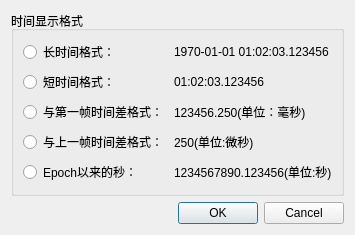
<?xml version="1.0" encoding="UTF-8"?>
<ui version="4.0">
 <class>TimeStyleSetup</class>
 <widget class="QDialog" name="TimeStyleSetup">
  <property name="geometry">
   <rect>
    <x>0</x>
    <y>0</y>
    <width>350</width>
    <height>200</height>
   </rect>
  </property>
  <property name="windowTitle">
   <string>时间显示风格设置</string>
  </property>
  <layout class="QGridLayout" name="gridLayout_4">
   <item row="0" column="0">
    <layout class="QGridLayout" name="gridLayout_3">
     <item row="0" column="0">
      <widget class="QGroupBox" name="groupBox">
       <property name="title">
        <string>时间显示格式</string>
       </property>
       <layout class="QGridLayout" name="gridLayout">
        <item row="0" column="0">
         <layout class="QGridLayout" name="gridLayout_2">
          <item row="0" column="0">
           <widget class="QRadioButton" name="radioButton">
            <property name="text">
             <string>长时间格式：</string>
            </property>
           </widget>
          </item>
          <item row="0" column="1">
           <widget class="QLabel" name="label_2">
            <property name="sizePolicy">
             <sizepolicy hsizetype="Preferred" vsizetype="Preferred">
              <horstretch>0</horstretch>
              <verstretch>0</verstretch>
             </sizepolicy>
            </property>
            <property name="text">
             <string>1970-01-01 01:02:03.123456</string>
            </property>
           </widget>
          </item>
          <item row="1" column="0">
           <widget class="QRadioButton" name="radioButton_2">
            <property name="text">
             <string>短时间格式：</string>
            </property>
           </widget>
          </item>
          <item row="1" column="1">
           <widget class="QLabel" name="label_3">
            <property name="text">
             <string>01:02:03.123456</string>
            </property>
           </widget>
          </item>
          <item row="2" column="0">
           <widget class="QRadioButton" name="radioButton_3">
            <property name="text">
             <string>与第一帧时间差格式：</string>
            </property>
           </widget>
          </item>
          <item row="2" column="1">
           <widget class="QLabel" name="label_4">
            <property name="text">
             <string>123456.250(单位：毫秒)</string>
            </property>
           </widget>
          </item>
          <item row="3" column="0">
           <widget class="QRadioButton" name="radioButton_4">
            <property name="text">
             <string>与上一帧时间差格式：</string>
            </property>
           </widget>
          </item>
          <item row="3" column="1">
           <widget class="QLabel" name="label_5">
            <property name="text">
             <string>250(单位:微秒)</string>
            </property>
           </widget>
          </item>
          <item row="4" column="0">
           <widget class="QRadioButton" name="radioButton_5">
            <property name="text">
             <string>Epoch以来的秒：</string>
            </property>
           </widget>
          </item>
          <item row="4" column="1">
           <widget class="QLabel" name="label_6">
            <property name="text">
             <string>1234567890.123456(单位:秒)</string>
            </property>
           </widget>
          </item>
         </layout>
        </item>
       </layout>
      </widget>
     </item>
     <item row="1" column="0">
      <widget class="QDialogButtonBox" name="buttonBox">
       <property name="orientation">
        <enum>Qt::Horizontal</enum>
       </property>
       <property name="standardButtons">
        <set>QDialogButtonBox::Cancel|QDialogButtonBox::Ok</set>
       </property>
      </widget>
     </item>
    </layout>
   </item>
  </layout>
 </widget>
 <resources/>
 <connections>
  <connection>
   <sender>buttonBox</sender>
   <signal>accepted()</signal>
   <receiver>TimeStyleSetup</receiver>
   <slot>accept()</slot>
   <hints>
    <hint type="sourcelabel">
     <x>248</x>
     <y>254</y>
    </hint>
    <hint type="destinationlabel">
     <x>157</x>
     <y>274</y>
    </hint>
   </hints>
  </connection>
  <connection>
   <sender>buttonBox</sender>
   <signal>rejected()</signal>
   <receiver>TimeStyleSetup</receiver>
   <slot>reject()</slot>
   <hints>
    <hint type="sourcelabel">
     <x>316</x>
     <y>260</y>
    </hint>
    <hint type="destinationlabel">
     <x>286</x>
     <y>274</y>
    </hint>
   </hints>
  </connection>
 </connections>
</ui>
